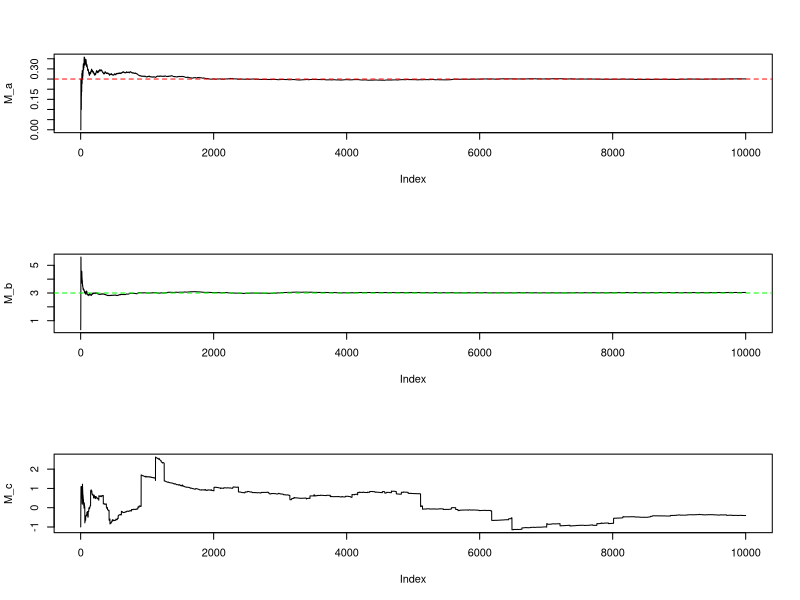

Reproduce this figure in R.
rm(list = ls())

# set.seed(2137)
N = 1e4
n = 1:N
par(mfrow=c(3,1))
# mfcol will fill by column

x_a = rbinom(N, size=1, prob=1/4)
S_a = cumsum(x_a)
M_a = S_a/n
plot(M_a, type="l")
abline(h = 1/4, lty = 2, col="red")

x_b = rexp(N, rate=1/3)
S_b = cumsum(x_b)
M_b = S_b/n
plot(M_b, type="l")
abline(h = 3, lty = 2, col="green")

x_c = rcauchy(N, location=0, scale=1)
S_c = cumsum(x_c)
M_c = S_c/n
plot(M_c, type="l")

# dont name variables c T F t dt df pt pf rt rf qt qf
# c T F t [dprq][tf]
# density, probability, random, quantile
# cumsum, mean, median, var, sq, IQR,
